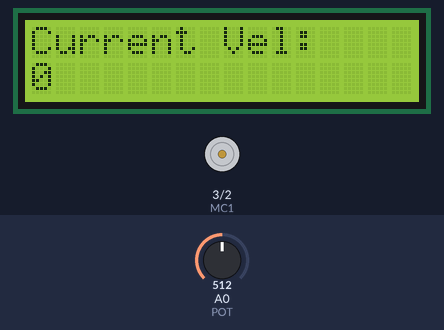
The sketch below on a simulated Arduino Uno, built with avr-gcc and run on an emulated ATmega328P. Shown: 16×2 character LCD, motor-driver pin pairs drawn as motors (green arrow = first pin HIGH = forward, orange = second pin HIGH = backward, longer = more drive, scaled by the enable pin). Inputs (shaded band) come from the test bench; at power-on: A0 (POT) = 512.

Above: at 1.2 s.
1.3 s: A0 (POT) set to 452
At 2.02 s:
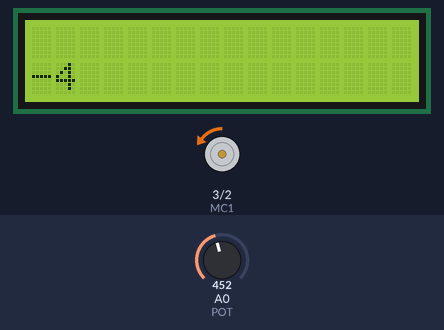
4.1 s: A0 (POT) set to 572
At 4.8 s:
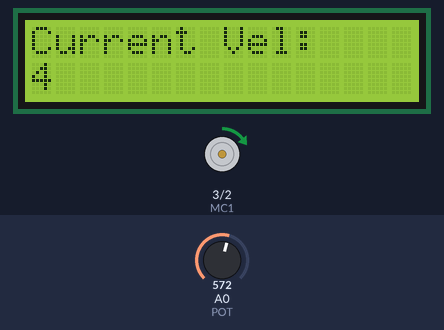
7.1 s: A0 (POT) set to 716
At 8.26 s:
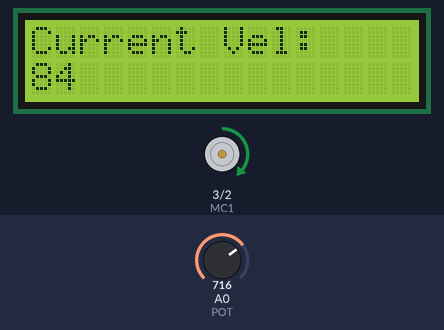
9.9 s: A0 (POT) set to 581
At 10.7 s:
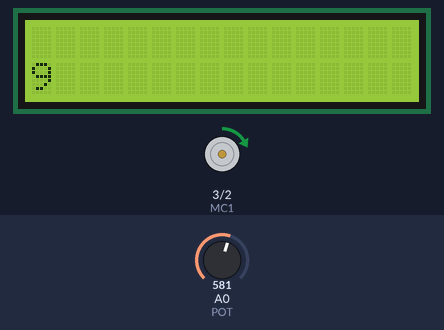
11.7 s: A0 (POT) set to 554
At 11.87 s:
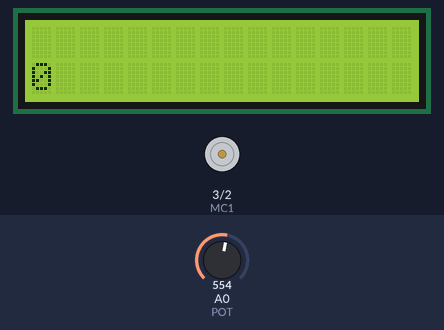
14.7 s: A0 (POT) set to 306
At 15.79 s:
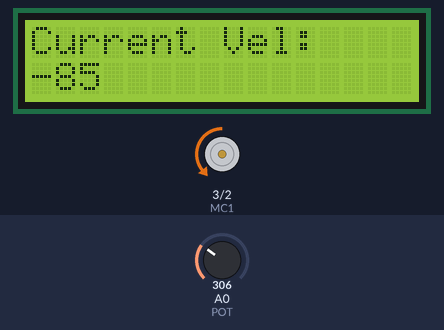
Timing chart, 0 to 17.7 s (numbered marks = the images above; inputs shaded):
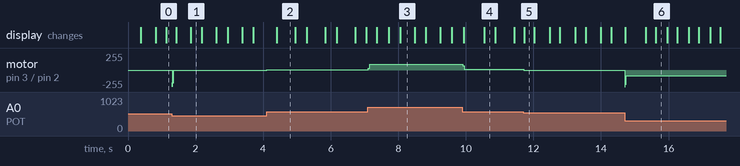

Measured:
- after the input at 1.3 s, motor on pin 3 (MC1) / pin 2 (MC2): stopped → backward 4/255 at once; the display: first changes after 0.13 s (image 1 shows a later state)
- after the input at 4.1 s, motor on pin 3 (MC1) / pin 2 (MC2): backward 4/255 → forward 4/255 at once; the display: changes after 0.30 s (image 2)
- after the input at 7.1 s, motor on pin 3 (MC1) / pin 2 (MC2): forward 4/255 → forward 83/255 at once; the display: changes after 0.26 s (image 3)
- after the input at 9.9 s, motor on pin 3 (MC1) / pin 2 (MC2): forward 83/255 → forward 9/255 at once; the display: first changes at once (image 4 shows a later state)
- after the input at 11.7 s, motor on pin 3 (MC1) / pin 2 (MC2): forward 9/255 → stopped at once; the display: changes at once (image 5)
- after the input at 14.7 s, motor on pin 3 (MC1) / pin 2 (MC2): stopped → backward 84/255 at once; the display: changes at once (image 6)
- what the display in image 2 shows lasts 0.6 s, from 4.4 s to 5.0 s

The sketch:

Arduino_Motor_with_LCD.ino
```cpp
// (licence header left out)
#include <LiquidCrystal.h>

LiquidCrystal lcd(5,6,11,13,12,10);

//Hbridge Motor Control
const int EN=9;   //Half Bridge 1 Enable
const int MC1=3;  //Motor Control 1
const int MC2=2;  //Motor Control 2
const int POT=0;  //POT on Analog Pin 0

int val = 0;      //for storing the reading from the POT
int velocity = 0; //For storing the desired velocity (from 0-255)
int count = 0;

void setup()
{
    pinMode(EN, OUTPUT);
    pinMode(MC1, OUTPUT);
    pinMode(MC2, OUTPUT);
    lcd.begin(16,2);
    lcd.print("hello world");
    brake(); //Initialize with motor stopped
    Serial.begin(9600);
    lcd.clear();
}

void loop()
{
    val = analogRead(POT);
    //lcd.clear();
    lcd.setCursor(0,0);
    lcd.print("Current Vel:");


    //go forward
    if (val > 562)
    {
        velocity = map(val, 563, 1023, 0, 255);
        printScreen(velocity);
        forward(velocity);
    }

    //go backward
    else if (val < 462)
    {
        velocity = map(val, 461, 0, 0, 255);
        int velocity2 = -1* velocity;
        printScreen(velocity2);
        reverse(velocity);
    }

    //brake
    else
    {
        velocity = 0;
        printScreen(velocity);
        brake();
    }

}

void printScreen(int number){
  if(count%10==0){
  lcd.clear();
  lcd.setCursor(0,1);
  lcd.print(String(number));}
  count++;
}

//Motor goes forward at given rate (from 0-255)
void forward (int rate)
{
    digitalWrite(EN, LOW);
    digitalWrite(MC1, HIGH);
    digitalWrite(MC2, LOW);
    analogWrite(EN, rate);
}

//Motor goes backward at given rate (from 0-255)
void reverse (int rate)
{
    digitalWrite(EN, LOW);
    digitalWrite(MC1, LOW);
    digitalWrite(MC2, HIGH);
    analogWrite(EN, rate);
}

//Stops motor
void brake ()
{
    digitalWrite(EN, LOW);
    digitalWrite(MC1, LOW);
    digitalWrite(MC2, LOW);
    digitalWrite(EN, HIGH);
}
```
